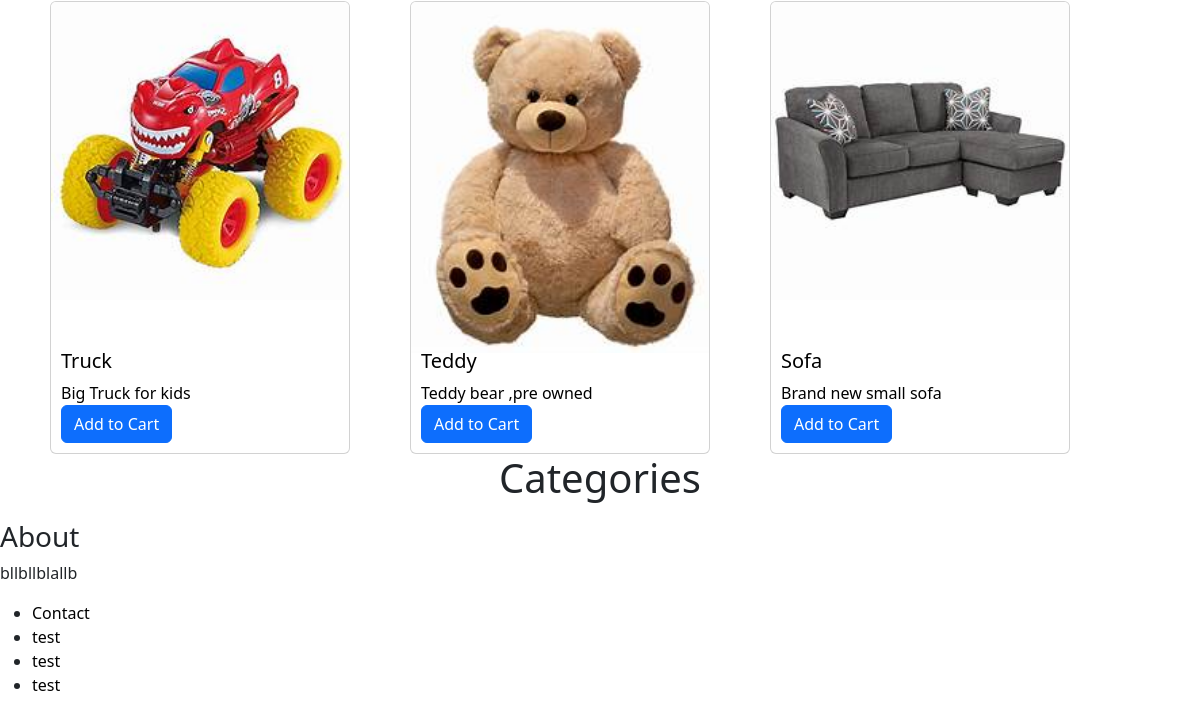
The app's page /dashboard/ (signed in, lower part), older data.
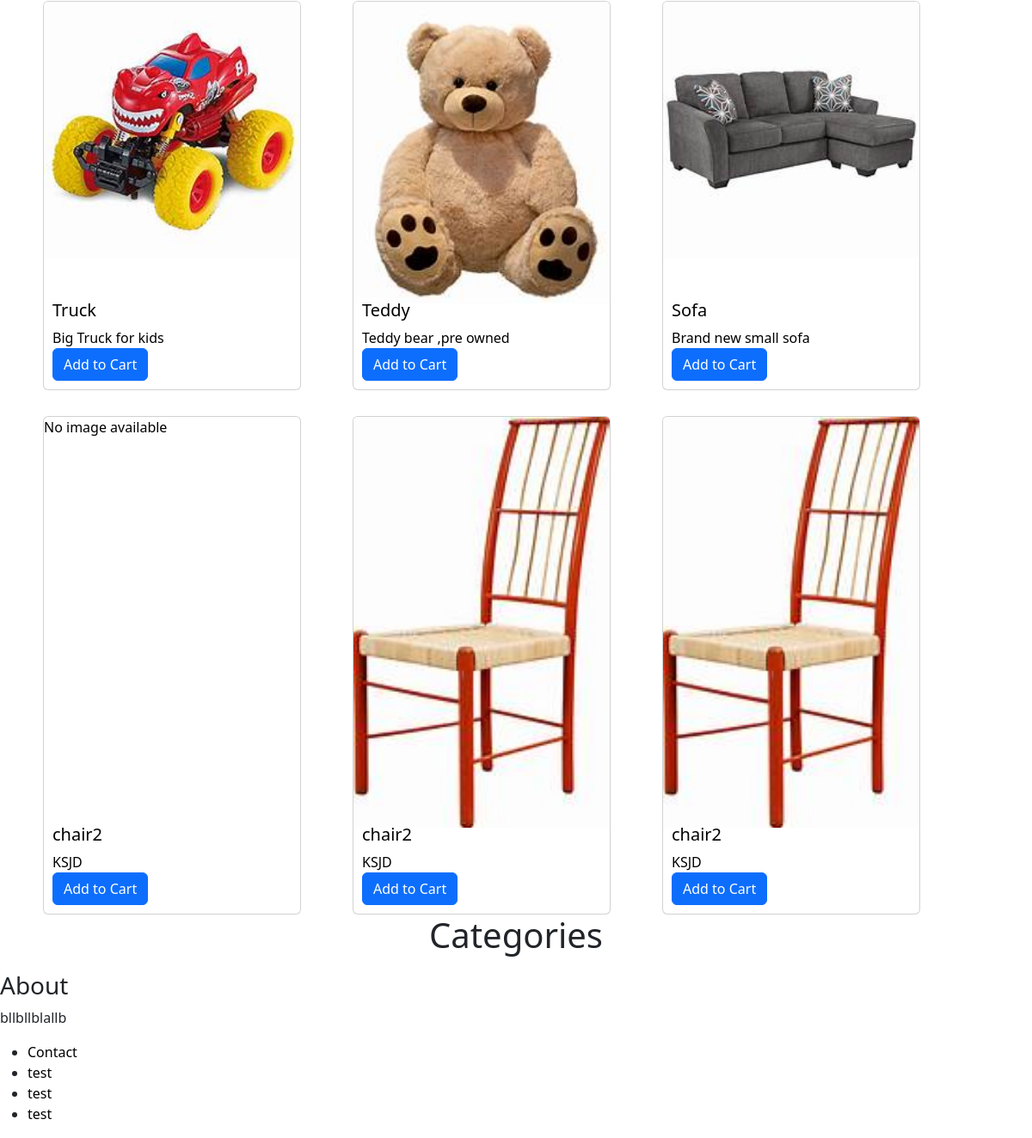
The same page, newer data.
### item/models.py (models this page shows, shortened)
class Item(models.Model):
    category = models.ForeignKey(Category, related_name='items',on_delete=models.CASCADE)
    name = models.CharField(max_length=255)
    description = models.TextField(blank=True,null=True)
    price = models.FloatField()
    image = models.ImageField(upload_to='item_images',blank=True,null=True)
    is_soled = models.BooleanField(default=False)
    created_by = models.ForeignKey(User, related_name = 'items',on_delete=models.CASCADE)
    created_at = models.DateTimeField(auto_now_add=True)

### dashboard/views.py (the view)
# urls.py: path('', views.index,name='index'),
@login_required
def index(request):
    items = Item.objects.filter(created_by=request.user)
    return render(request,'dashboard/index.html',{
        'items':items,
    })

### dashboard/templates/dashboard/index.html (shortened to what this page needs)
 {% extends "core/base.html" %}
{% block content %}
  <section class="products">
        <div class="item-container">
            {% for item in items %}
            <a href="{% url 'item:detail' item.id %}">
            <div class="card" >
                {% if item.image %}
                    <img src="{{ item.image.url }}" class="card-img-top" alt="cartItem">
                {% else %}
                    <p>No image available</p>
                {% endif %}
                <div class="card-body">
                    <h5 class="card-title">{{item.name}}</h5>
                    <p class="card-text">{{item.description}}</p>
                    <a href="#" class="btn btn-primary">Add to Cart</a>
                </div>
            </div>
            {% endfor  %}
        </div>
        <h2> Categories</h2>
  </section>
{% endblock content %}

Row changes from the older to the newer data that the page shows:
added Item: image "No image available", name "chair2", description "KSJD"
added Item: image (picture), name "chair2", description "KSJD"
added Item: image (picture), name "chair2", description "KSJD"
